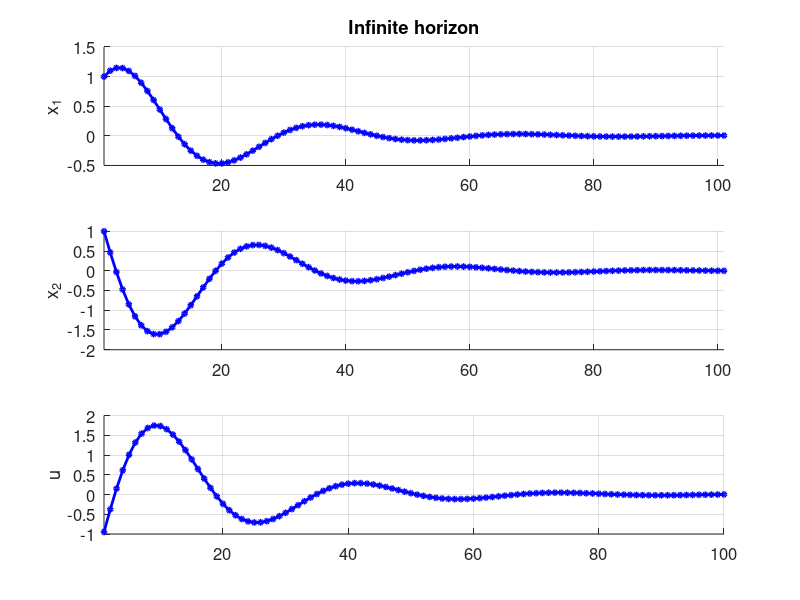
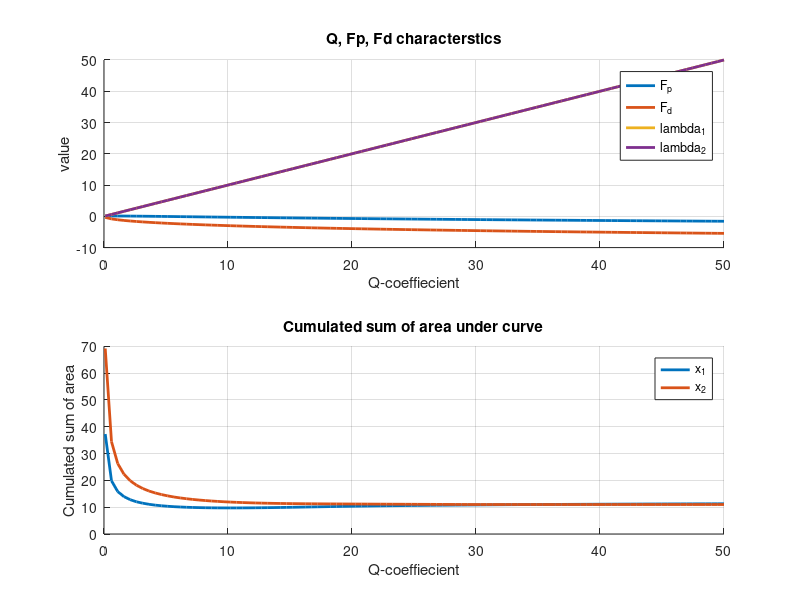
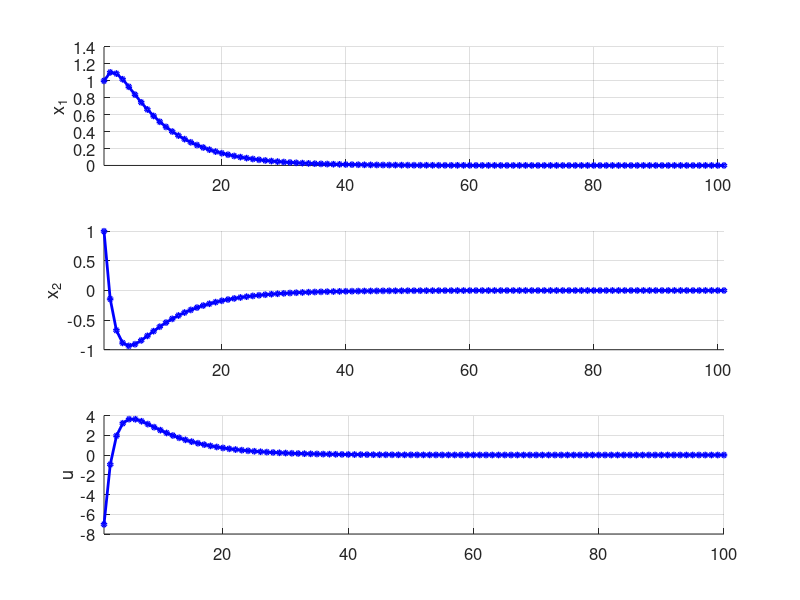
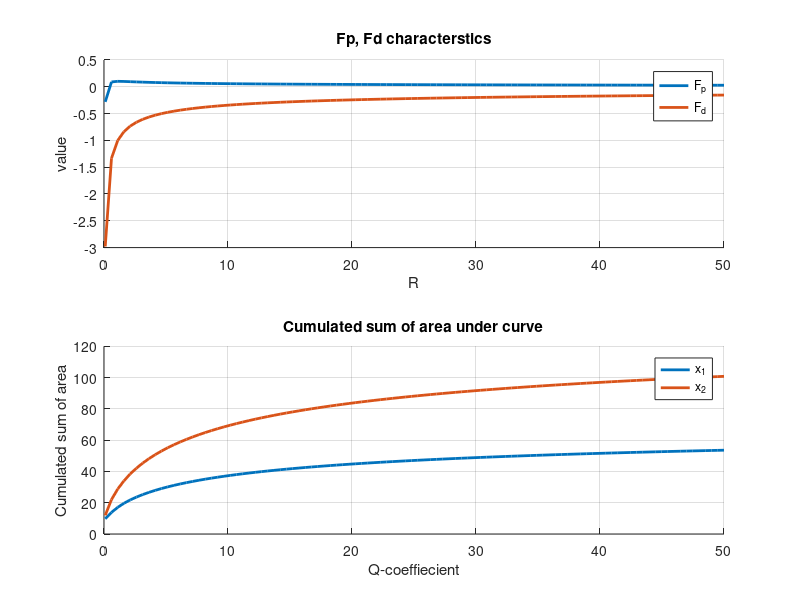

Recreate these plots in MATLAB, in order.
% Source adapted from the lecture codes
% Author: Hany Hamed
% Assignment 2: problem 2: EE688, KAIST, Fall 2022
% Linear quadraric regulator





clc;
clear all;
close all;

% System dynamics
zeta = 0.1; omega_n = 2; delta_t = 0.1;
A = [1 delta_t; -omega_n^2*delta_t 1-2*zeta*omega_n*delta_t]; B = [0 delta_t]';
x0 = [1 1]';

simulation_time_sec = 10; % in seconds

%% LQR specific
Q = [1 0; 0 1];  R = 1;

simulation_time = simulation_time_sec/delta_t;


%% Infinite-horizon LQR (c)
P_inf = dare(A, B, Q, R);
F_inf = -inv(B'*P_inf*B+R)*B'*P_inf*A;


x = zeros(size(A,2), simulation_time+1);
u = zeros(size(B,2), simulation_time);
x(:,1) = x0;

for i=1:simulation_time
    u(:,i) = F_inf * x(:,i);
    x(:,i+1) = (A + B*F_inf) * x(:,i);
end



figure(1)
subplot(311)
grid on; hold on;
plot(x(1,:), '-o', 'LineWidth', 2, 'Color', 'b','MarkerSize',3)
ylabel('x_1');
title('Infinite horizon');
xlim([1, simulation_time+1])
set(gca, 'fontsize', 12)

subplot(312)
grid on; hold on;
plot(x(2,:), '-o', 'LineWidth', 2, 'Color', 'b','MarkerSize',3)
ylabel('x_2')
xlim([1, simulation_time+1])
set(gca, 'fontsize', 12)

subplot(313)
grid on; hold on;
plot(u, '-o', 'LineWidth', 2, 'Color', 'b','MarkerSize',3)
ylabel('u')
xlim([1, simulation_time])
set(gca, 'fontsize', 12)

%% LQR is a PD controller (b) Part1: changing Q

% Q = 5*[5 7; 2 8];  R = 1;
N_d = 100;

coeff_q = linspace(0.1,50,N_d);
lambda1 = []; lambda2 = [];
fp = []; fd=[];
area1 = [];
area2 = [];
for j=1:N_d
    q = coeff_q(j);
    Q = q * diag([1,1]); R =1;
    lambda = eig(Q);
    lambda1 = [lambda1; lambda(1)]; lambda2 = [lambda2; lambda(2)];

    P_inf = dare(A, B, Q, R);
    F_inf = -inv(B'*P_inf*B+R)*B'*P_inf*A;
    fp = [fp; F_inf(1)]; fd = [fd; F_inf(2)];

    x = zeros(size(A,2), simulation_time+1);
    u = zeros(size(B,2), simulation_time);
    x(:,1) = x0;
    
    area1_ = 0;
    area2_ = 0;
    for i=1:simulation_time
        u(:,i) = F_inf * x(:,i);
        x(:,i+1) = (A + B*F_inf) * x(:,i);
        area1_ = area1_ + abs(x(1,i+1));
        area2_ = area2_ + abs(x(2,i+1));

    end
    area1 = [area1; area1_];
    area2 = [area2; area2_];
end

%clf(2);

figure(2)
subplot(211)
grid on; hold on;
plot(coeff_q, fp, 'LineWidth', 2)
plot(coeff_q, fd, 'LineWidth', 2)
plot(coeff_q, lambda1, 'LineWidth', 2)
plot(coeff_q, lambda2, 'LineWidth', 2)
legend("F_p", "F_d", "\lambda_1", "\lambda_2")
ylabel('value');
xlabel('Q-coeffiecient');
title('Q, Fp, Fd characterstics');
subplot(212)
grid on; hold on;
plot(coeff_q, area1, 'LineWidth', 2)
plot(coeff_q, area2, 'LineWidth', 2)
legend("x_1", "x_2")
ylabel('Cumulated sum of area');
xlabel('Q-coeffiecient');
title('Cumulated sum of area under curve');

%% (b) continue plotting changed Q
% Q = 0.1 * diag([1,1]); R =1;
Q = 50 * diag([1,1]); R =1;

P_inf = dare(A, B, Q, R);
F_inf = -inv(B'*P_inf*B+R)*B'*P_inf*A;


x = zeros(size(A,2), simulation_time+1);
u = zeros(size(B,2), simulation_time);
x(:,1) = x0;

for i=1:simulation_time
    u(:,i) = F_inf * x(:,i);
    x(:,i+1) = (A + B*F_inf) * x(:,i);
end



figure(3)
subplot(311)
grid on; hold on;
plot(x(1,:), '-o', 'LineWidth', 2, 'Color', 'b','MarkerSize',3)
ylabel('x_1');
% title('Infinite horizon');
xlim([1, simulation_time+1])
set(gca, 'fontsize', 12)

subplot(312)
grid on; hold on;
plot(x(2,:), '-o', 'LineWidth', 2, 'Color', 'b','MarkerSize',3)
ylabel('x_2')
xlim([1, simulation_time+1])
set(gca, 'fontsize', 12)

subplot(313)
grid on; hold on;
plot(u, '-o', 'LineWidth', 2, 'Color', 'b','MarkerSize',3)
ylabel('u')
xlim([1, simulation_time])
set(gca, 'fontsize', 12)


%% LQR is a PD controller (b) Part2: changing R

N_d = 100;

coeff_r = linspace(0.1,50,N_d);
fp = []; fd=[];
area1 = [];
area2 = [];
for j=1:N_d
    r = coeff_r(j);
    Q = diag([1,1]); R =r;
    P_inf = dare(A, B, Q, R);
    F_inf = -inv(B'*P_inf*B+R)*B'*P_inf*A;
    fp = [fp; F_inf(1)]; fd = [fd; F_inf(2)];

    x = zeros(size(A,2), simulation_time+1);
    u = zeros(size(B,2), simulation_time);
    x(:,1) = x0;
    
    area1_ = 0;
    area2_ = 0;
    for i=1:simulation_time
        u(:,i) = F_inf * x(:,i);
        x(:,i+1) = (A + B*F_inf) * x(:,i);
        area1_ = area1_ + abs(x(1,i+1));
        area2_ = area2_ + abs(x(2,i+1));

    end
    area1 = [area1; area1_];
    area2 = [area2; area2_];
end

%clf(2);

figure(4)
subplot(211)
grid on; hold on;
plot(coeff_r, fp, 'LineWidth', 2)
plot(coeff_r, fd, 'LineWidth', 2)
legend("F_p", "F_d")
ylabel('value');
xlabel('R');
title('Fp, Fd characterstics');
subplot(212)
grid on; hold on;
plot(coeff_r, area1, 'LineWidth', 2)
plot(coeff_r, area2, 'LineWidth', 2)
legend("x_1", "x_2")
ylabel('Cumulated sum of area');
xlabel('Q-coeffiecient');
title('Cumulated sum of area under curve');
%% (b) continue plotting changed R
% Q = diag([1,1]); R =0.1;
Q = diag([1,1]); R =50;

P_inf = dare(A, B, Q, R);
F_inf = -inv(B'*P_inf*B+R)*B'*P_inf*A;


x = zeros(size(A,2), simulation_time+1);
u = zeros(size(B,2), simulation_time);
x(:,1) = x0;

for i=1:simulation_time
    u(:,i) = F_inf * x(:,i);
    x(:,i+1) = (A + B*F_inf) * x(:,i);
end



figure(5)
subplot(311)
grid on; hold on;
plot(x(1,:), '-o', 'LineWidth', 2, 'Color', 'b','MarkerSize',3)
ylabel('x_1');
% title('Infinite horizon');
xlim([1, simulation_time+1])
set(gca, 'fontsize', 12)

subplot(312)
grid on; hold on;
plot(x(2,:), '-o', 'LineWidth', 2, 'Color', 'b','MarkerSize',3)
ylabel('x_2')
xlim([1, simulation_time+1])
set(gca, 'fontsize', 12)

subplot(313)
grid on; hold on;
plot(u, '-o', 'LineWidth', 2, 'Color', 'b','MarkerSize',3)
ylabel('u')
xlim([1, simulation_time])
set(gca, 'fontsize', 12)
%% (b) continue plotting changed R and Q
% Q = 0.1*diag([1,1]); R =50;
Q = 50*diag([1,1]); R =0.1;

P_inf = dare(A, B, Q, R);
F_inf = -inv(B'*P_inf*B+R)*B'*P_inf*A;


x = zeros(size(A,2), simulation_time+1);
u = zeros(size(B,2), simulation_time);
x(:,1) = x0;

for i=1:simulation_time
    u(:,i) = F_inf * x(:,i);
    x(:,i+1) = (A + B*F_inf) * x(:,i);
end



figure(6)
subplot(311)
grid on; hold on;
plot(x(1,:), '-o', 'LineWidth', 2, 'Color', 'b','MarkerSize',3)
ylabel('x_1');
% title('Infinite horizon');
xlim([1, simulation_time+1])
set(gca, 'fontsize', 12)

subplot(312)
grid on; hold on;
plot(x(2,:), '-o', 'LineWidth', 2, 'Color', 'b','MarkerSize',3)
ylabel('x_2')
xlim([1, simulation_time+1])
set(gca, 'fontsize', 12)

subplot(313)
grid on; hold on;
plot(u, '-o', 'LineWidth', 2, 'Color', 'b','MarkerSize',3)
ylabel('u')
xlim([1, simulation_time])
set(gca, 'fontsize', 12)

%% Receding-horizon (c)
Q = [1 0; 0 1];  R = 1;

x = zeros(size(A,2), simulation_time+1);
u = zeros(size(B,2), simulation_time);
x(:,1) = x0;
% clf(3);
N = 30;
for i=1:simulation_time
    % compute the finite horizon
    P_N = Q;
    
    P = zeros(2,2,N+1);
    P(:,:,N+1) = P_N;
    F = zeros(size(B,2), size(B,1), N);
    for j=1:N
        k = N - j + 1;
        F(:,:,k) = -inv(B'*P(:,:,k+1)*B+R)*B'*P(:,:,k+1)*A;
        P(:,:,k) = A'* P(:,:,k+1) * A + Q - A' * P(:,:,k+1) * B * inv(B'*P(:,:,k+1)*B + R) * B' *P(:,:,k+1) * A;
    end

    u(:,i) = F(:,:,1) * x(:,i);
    x(:,i+1) = (A + B*F(:,:,1)) * x(:,i);
end

%clf(3)
figure(7)
subplot(311)
grid on; hold on;
plot(x(1,:), '-o', 'LineWidth', 2, 'Color', 'b','MarkerSize',3)
ylabel('x_1');
title('Receding-Horizon');
xlim([1, simulation_time+1])
set(gca, 'fontsize', 12)

subplot(312)
grid on; hold on;
plot(x(2,:), '-o', 'LineWidth', 2, 'Color', 'b','MarkerSize',3)
ylabel('x_2')
xlim([1, simulation_time+1])
set(gca, 'fontsize', 12)

subplot(313)
grid on; hold on;
plot(u, '-o', 'LineWidth', 2, 'Color', 'b','MarkerSize',3)
ylabel('u')
xlim([1, simulation_time])
set(gca, 'fontsize', 12)
